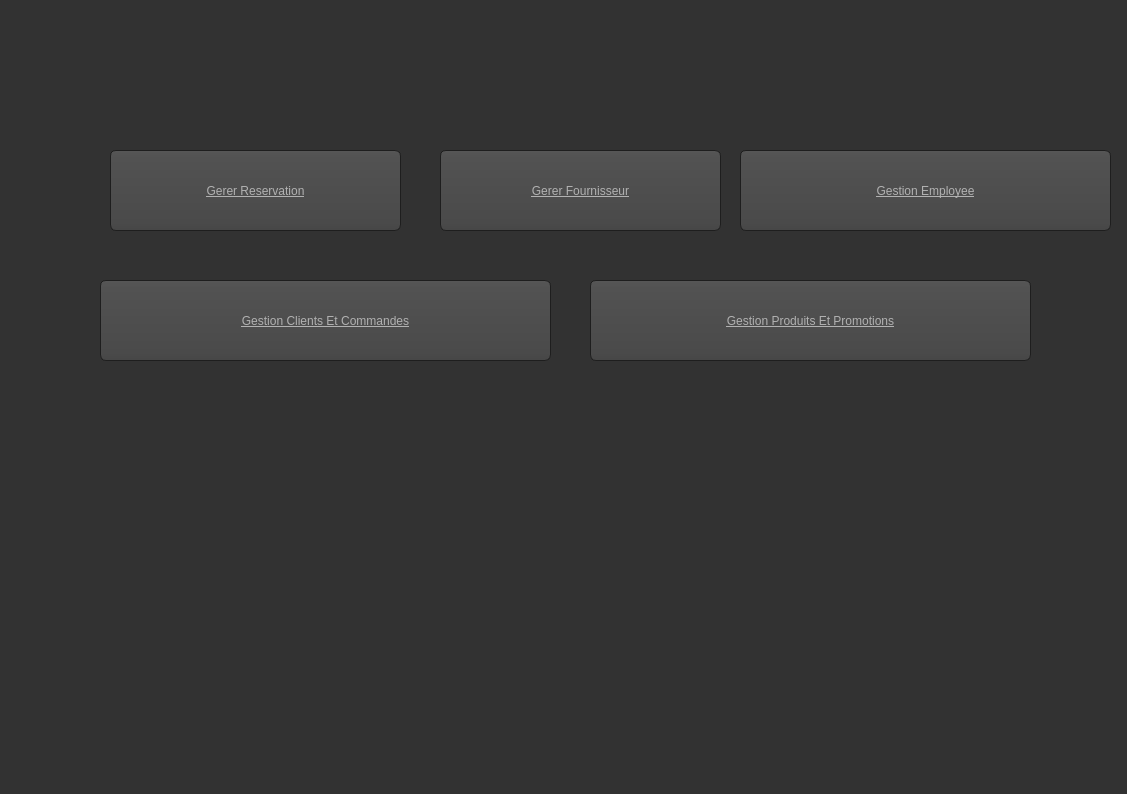
<?xml version="1.0" encoding="UTF-8"?>
<ui version="4.0">
 <class>MainWindow</class>
 <widget class="QMainWindow" name="MainWindow">
  <property name="geometry">
   <rect>
    <x>0</x>
    <y>0</y>
    <width>1127</width>
    <height>794</height>
   </rect>
  </property>
  <property name="windowTitle">
   <string>MainWindow</string>
  </property>
  <property name="styleSheet">
   <string notr="true">QToolTip
{
     border: 1px solid black;
     background-color: #ffa02f;
     padding: 1px;
     border-radius: 3px;
     opacity: 100;
}

QWidget
{
    color: #b1b1b1;
    background-color: #323232;
}

QWidget:item:hover
{
    background-color: QLinearGradient( x1: 0, y1: 0, x2: 0, y2: 1, stop: 0 #ffa02f, stop: 1 #ca0619);
    color: #000000;
}

QWidget:item:selected
{
    background-color: QLinearGradient( x1: 0, y1: 0, x2: 0, y2: 1, stop: 0 #ffa02f, stop: 1 #d7801a);
}

QMenuBar::item
{
    background: transparent;
}

QMenuBar::item:selected
{
    background: transparent;
    border: 1px solid #ffaa00;
}

QMenuBar::item:pressed
{
    background: #444;
    border: 1px solid #000;
    background-color: QLinearGradient(
        x1:0, y1:0,
        x2:0, y2:1,
        stop:1 #212121,
        stop:0.4 #343434/*,
        stop:0.2 #343434,
        stop:0.1 #ffaa00*/
    );
    margin-bottom:-1px;
    padding-bottom:1px;
}

QMenu
{
    border: 1px solid #000;
}

QMenu::item
{
    padding: 2px 20px 2px 20px;
}

QMenu::item:selected
{
    color: #000000;
}

QWidget:disabled
{
    color: #404040;
    background-color: #323232;
}

QAbstractItemView
{
    background-color: QLinearGradient( x1: 0, y1: 0, x2: 0, y2: 1, stop: 0 #4d4d4d, stop: 0.1 #646464, stop: 1 #5d5d5d);
}

QWidget:focus
{
    /*border: 2px solid QLinearGradient( x1: 0, y1: 0, x2: 0, y2: 1, stop: 0 #ffa02f, stop: 1 #d7801a);*/
}

QLineEdit
{
    background-color: QLinearGradient( x1: 0, y1: 0, x2: 0, y2: 1, stop: 0 #4d4d4d, stop: 0 #646464, stop: 1 #5d5d5d);
    padding: 1px;
    border-style: solid;
    border: 1px solid #1e1e1e;
    border-radius: 5;
}

QPushButton
{
    color: #b1b1b1;
    background-color: QLinearGradient( x1: 0, y1: 0, x2: 0, y2: 1, stop: 0 #565656, stop: 0.1 #525252, stop: 0.5 #4e4e4e, stop: 0.9 #4a4a4a, stop: 1 #464646);
    border-width: 1px;
    border-color: #1e1e1e;
    border-style: solid;
    border-radius: 6;
    padding: 3px;
    font-size: 12px;
    padding-left: 5px;
    padding-right: 5px;
}

QPushButton:pressed
{
    background-color: QLinearGradient( x1: 0, y1: 0, x2: 0, y2: 1, stop: 0 #2d2d2d, stop: 0.1 #2b2b2b, stop: 0.5 #292929, stop: 0.9 #282828, stop: 1 #252525);
}

QComboBox
{
    selection-background-color: #ffaa00;
    background-color: QLinearGradient( x1: 0, y1: 0, x2: 0, y2: 1, stop: 0 #565656, stop: 0.1 #525252, stop: 0.5 #4e4e4e, stop: 0.9 #4a4a4a, stop: 1 #464646);
    border-style: solid;
    border: 1px solid #1e1e1e;
    border-radius: 5;
}

QComboBox:hover,QPushButton:hover
{
    border: 2px solid QLinearGradient( x1: 0, y1: 0, x2: 0, y2: 1, stop: 0 #ffa02f, stop: 1 #d7801a);
}


QComboBox:on
{
    padding-top: 3px;
    padding-left: 4px;
    background-color: QLinearGradient( x1: 0, y1: 0, x2: 0, y2: 1, stop: 0 #2d2d2d, stop: 0.1 #2b2b2b, stop: 0.5 #292929, stop: 0.9 #282828, stop: 1 #252525);
    selection-background-color: #ffaa00;
}

QComboBox QAbstractItemView
{
    border: 2px solid darkgray;
    selection-background-color: QLinearGradient( x1: 0, y1: 0, x2: 0, y2: 1, stop: 0 #ffa02f, stop: 1 #d7801a);
}

QComboBox::drop-down
{
     subcontrol-origin: padding;
     subcontrol-position: top right;
     width: 15px;

     border-left-width: 0px;
     border-left-color: darkgray;
     border-left-style: solid; /* just a single line */
     border-top-right-radius: 3px; /* same radius as the QComboBox */
     border-bottom-right-radius: 3px;
 }

QComboBox::down-arrow
{
     image: url(:/down_arrow.png);
}

QGroupBox:focus
{
border: 2px solid QLinearGradient( x1: 0, y1: 0, x2: 0, y2: 1, stop: 0 #ffa02f, stop: 1 #d7801a);
}

QTextEdit:focus
{
    border: 2px solid QLinearGradient( x1: 0, y1: 0, x2: 0, y2: 1, stop: 0 #ffa02f, stop: 1 #d7801a);
}

QScrollBar:horizontal {
     border: 1px solid #222222;
     background: QLinearGradient( x1: 0, y1: 0, x2: 0, y2: 1, stop: 0.0 #121212, stop: 0.2 #282828, stop: 1 #484848);
     height: 7px;
     margin: 0px 16px 0 16px;
}

QScrollBar::handle:horizontal
{
      background: QLinearGradient( x1: 0, y1: 0, x2: 1, y2: 0, stop: 0 #ffa02f, stop: 0.5 #d7801a, stop: 1 #ffa02f);
      min-height: 20px;
      border-radius: 2px;
}

QScrollBar::add-line:horizontal {
      border: 1px solid #1b1b19;
      border-radius: 2px;
      background: QLinearGradient( x1: 0, y1: 0, x2: 1, y2: 0, stop: 0 #ffa02f, stop: 1 #d7801a);
      width: 14px;
      subcontrol-position: right;
      subcontrol-origin: margin;
}

QScrollBar::sub-line:horizontal {
      border: 1px solid #1b1b19;
      border-radius: 2px;
      background: QLinearGradient( x1: 0, y1: 0, x2: 1, y2: 0, stop: 0 #ffa02f, stop: 1 #d7801a);
      width: 14px;
     subcontrol-position: left;
     subcontrol-origin: margin;
}

QScrollBar::right-arrow:horizontal, QScrollBar::left-arrow:horizontal
{
      border: 1px solid black;
      width: 1px;
      height: 1px;
      background: white;
}

QScrollBar::add-page:horizontal, QScrollBar::sub-page:horizontal
{
      background: none;
}

QScrollBar:vertical
{
      background: QLinearGradient( x1: 0, y1: 0, x2: 1, y2: 0, stop: 0.0 #121212, stop: 0.2 #282828, stop: 1 #484848);
      width: 7px;
      margin: 16px 0 16px 0;
      border: 1px solid #222222;
}

QScrollBar::handle:vertical
{
      background: QLinearGradient( x1: 0, y1: 0, x2: 0, y2: 1, stop: 0 #ffa02f, stop: 0.5 #d7801a, stop: 1 #ffa02f);
      min-height: 20px;
      border-radius: 2px;
}

QScrollBar::add-line:vertical
{
      border: 1px solid #1b1b19;
      border-radius: 2px;
      background: QLinearGradient( x1: 0, y1: 0, x2: 0, y2: 1, stop: 0 #ffa02f, stop: 1 #d7801a);
      height: 14px;
      subcontrol-position: bottom;
      subcontrol-origin: margin;
}

QScrollBar::sub-line:vertical
{
      border: 1px solid #1b1b19;
      border-radius: 2px;
      background: QLinearGradient( x1: 0, y1: 0, x2: 0, y2: 1, stop: 0 #d7801a, stop: 1 #ffa02f);
      height: 14px;
      subcontrol-position: top;
      subcontrol-origin: margin;
}

QScrollBar::up-arrow:vertical, QScrollBar::down-arrow:vertical
{
      border: 1px solid black;
      width: 1px;
      height: 1px;
      background: white;
}


QScrollBar::add-page:vertical, QScrollBar::sub-page:vertical
{
      background: none;
}

QTextEdit
{
    background-color: #242424;
}

QPlainTextEdit
{
    background-color: #242424;
}

QHeaderView::section
{
    background-color: QLinearGradient(x1:0, y1:0, x2:0, y2:1, stop:0 #616161, stop: 0.5 #505050, stop: 0.6 #434343, stop:1 #656565);
    color: white;
    padding-left: 4px;
    border: 1px solid #6c6c6c;
}

QCheckBox:disabled
{
color: #414141;
}

QDockWidget::title
{
    text-align: center;
    spacing: 3px; /* spacing between items in the tool bar */
    background-color: QLinearGradient(x1:0, y1:0, x2:0, y2:1, stop:0 #323232, stop: 0.5 #242424, stop:1 #323232);
}

QDockWidget::close-button, QDockWidget::float-button
{
    text-align: center;
    spacing: 1px; /* spacing between items in the tool bar */
    background-color: QLinearGradient(x1:0, y1:0, x2:0, y2:1, stop:0 #323232, stop: 0.5 #242424, stop:1 #323232);
}

QDockWidget::close-button:hover, QDockWidget::float-button:hover
{
    background: #242424;
}

QDockWidget::close-button:pressed, QDockWidget::float-button:pressed
{
    padding: 1px -1px -1px 1px;
}

QMainWindow::separator
{
    background-color: QLinearGradient(x1:0, y1:0, x2:0, y2:1, stop:0 #161616, stop: 0.5 #151515, stop: 0.6 #212121, stop:1 #343434);
    color: white;
    padding-left: 4px;
    border: 1px solid #4c4c4c;
    spacing: 3px; /* spacing between items in the tool bar */
}

QMainWindow::separator:hover
{

    background-color: QLinearGradient(x1:0, y1:0, x2:0, y2:1, stop:0 #d7801a, stop:0.5 #b56c17 stop:1 #ffa02f);
    color: white;
    padding-left: 4px;
    border: 1px solid #6c6c6c;
    spacing: 3px; /* spacing between items in the tool bar */
}

QToolBar::handle
{
     spacing: 3px; /* spacing between items in the tool bar */
     background: url(:/images/handle.png);
}

QMenu::separator
{
    height: 2px;
    background-color: QLinearGradient(x1:0, y1:0, x2:0, y2:1, stop:0 #161616, stop: 0.5 #151515, stop: 0.6 #212121, stop:1 #343434);
    color: white;
    padding-left: 4px;
    margin-left: 10px;
    margin-right: 5px;
}

QProgressBar
{
    border: 2px solid grey;
    border-radius: 5px;
    text-align: center;
}

QProgressBar::chunk
{
    background-color: #d7801a;
    width: 2.15px;
    margin: 0.5px;
}

QTabBar::tab {
    color: #b1b1b1;
    border: 1px solid #444;
    border-bottom-style: none;
    background-color: #323232;
    padding-left: 10px;
    padding-right: 10px;
    padding-top: 3px;
    padding-bottom: 2px;
    margin-right: -1px;
}

QTabWidget::pane {
    border: 1px solid #444;
    top: 1px;
}

QTabBar::tab:last
{
    margin-right: 0; /* the last selected tab has nothing to overlap with on the right */
    border-top-right-radius: 3px;
}

QTabBar::tab:first:!selected
{
 margin-left: 0px; /* the last selected tab has nothing to overlap with on the right */


    border-top-left-radius: 3px;
}

QTabBar::tab:!selected
{
    color: #b1b1b1;
    border-bottom-style: solid;
    margin-top: 3px;
    background-color: QLinearGradient(x1:0, y1:0, x2:0, y2:1, stop:1 #212121, stop:.4 #343434);
}

QTabBar::tab:selected
{
    border-top-left-radius: 3px;
    border-top-right-radius: 3px;
    margin-bottom: 0px;
}

QTabBar::tab:!selected:hover
{
    /*border-top: 2px solid #ffaa00;
    padding-bottom: 3px;*/
    border-top-left-radius: 3px;
    border-top-right-radius: 3px;
    background-color: QLinearGradient(x1:0, y1:0, x2:0, y2:1, stop:1 #212121, stop:0.4 #343434, stop:0.2 #343434, stop:0.1 #ffaa00);
}

QRadioButton::indicator:checked, QRadioButton::indicator:unchecked{
    color: #b1b1b1;
    background-color: #323232;
    border: 1px solid #b1b1b1;
    border-radius: 6px;
}

QRadioButton::indicator:checked
{
    background-color: qradialgradient(
        cx: 0.5, cy: 0.5,
        fx: 0.5, fy: 0.5,
        radius: 1.0,
        stop: 0.25 #ffaa00,
        stop: 0.3 #323232
    );
}

QCheckBox::indicator{
    color: #b1b1b1;
    background-color: #323232;
    border: 1px solid #b1b1b1;
    width: 9px;
    height: 9px;
}

QRadioButton::indicator
{
    border-radius: 6px;
}

QRadioButton::indicator:hover, QCheckBox::indicator:hover
{
    border: 1px solid #ffaa00;
}

QCheckBox::indicator:checked
{
    image:url(:/images/checkbox.png);
}

QCheckBox::indicator:disabled, QRadioButton::indicator:disabled
{
    border: 1px solid #444;
}</string>
  </property>
  <widget class="QWidget" name="centralwidget">
   <widget class="QPushButton" name="pushButton">
    <property name="geometry">
     <rect>
      <x>110</x>
      <y>150</y>
      <width>291</width>
      <height>81</height>
     </rect>
    </property>
    <property name="styleSheet">
     <string notr="true">font: 22pt &quot;Sitka Heading&quot;;
text-decoration: underline;</string>
    </property>
    <property name="text">
     <string>Gerer Reservation</string>
    </property>
   </widget>
   <widget class="QPushButton" name="pushButton_2">
    <property name="geometry">
     <rect>
      <x>440</x>
      <y>150</y>
      <width>281</width>
      <height>81</height>
     </rect>
    </property>
    <property name="styleSheet">
     <string notr="true">font: 22pt &quot;Sitka Heading&quot;;
text-decoration: underline;</string>
    </property>
    <property name="text">
     <string>Gerer Fournisseur</string>
    </property>
   </widget>
   <widget class="QPushButton" name="pushButton_4">
    <property name="geometry">
     <rect>
      <x>590</x>
      <y>280</y>
      <width>441</width>
      <height>81</height>
     </rect>
    </property>
    <property name="styleSheet">
     <string notr="true">font: 22pt &quot;Sitka Heading&quot;;
text-decoration: underline;</string>
    </property>
    <property name="text">
     <string>Gestion Produits Et Promotions</string>
    </property>
   </widget>
   <widget class="QPushButton" name="pushButton_3">
    <property name="geometry">
     <rect>
      <x>100</x>
      <y>280</y>
      <width>451</width>
      <height>81</height>
     </rect>
    </property>
    <property name="styleSheet">
     <string notr="true">font: 22pt &quot;Sitka Heading&quot;;
text-decoration: underline;</string>
    </property>
    <property name="text">
     <string>Gestion Clients Et Commandes</string>
    </property>
   </widget>
   <widget class="QPushButton" name="pushButton_6">
    <property name="geometry">
     <rect>
      <x>740</x>
      <y>150</y>
      <width>371</width>
      <height>81</height>
     </rect>
    </property>
    <property name="styleSheet">
     <string notr="true">font: 22pt &quot;Sitka Heading&quot;;
text-decoration: underline;</string>
    </property>
    <property name="text">
     <string>Gestion Employee</string>
    </property>
   </widget>
  </widget>
  <widget class="QMenuBar" name="menubar">
   <property name="geometry">
    <rect>
     <x>0</x>
     <y>0</y>
     <width>1127</width>
     <height>21</height>
    </rect>
   </property>
  </widget>
  <widget class="QStatusBar" name="statusbar"/>
 </widget>
 <resources/>
 <connections/>
</ui>
